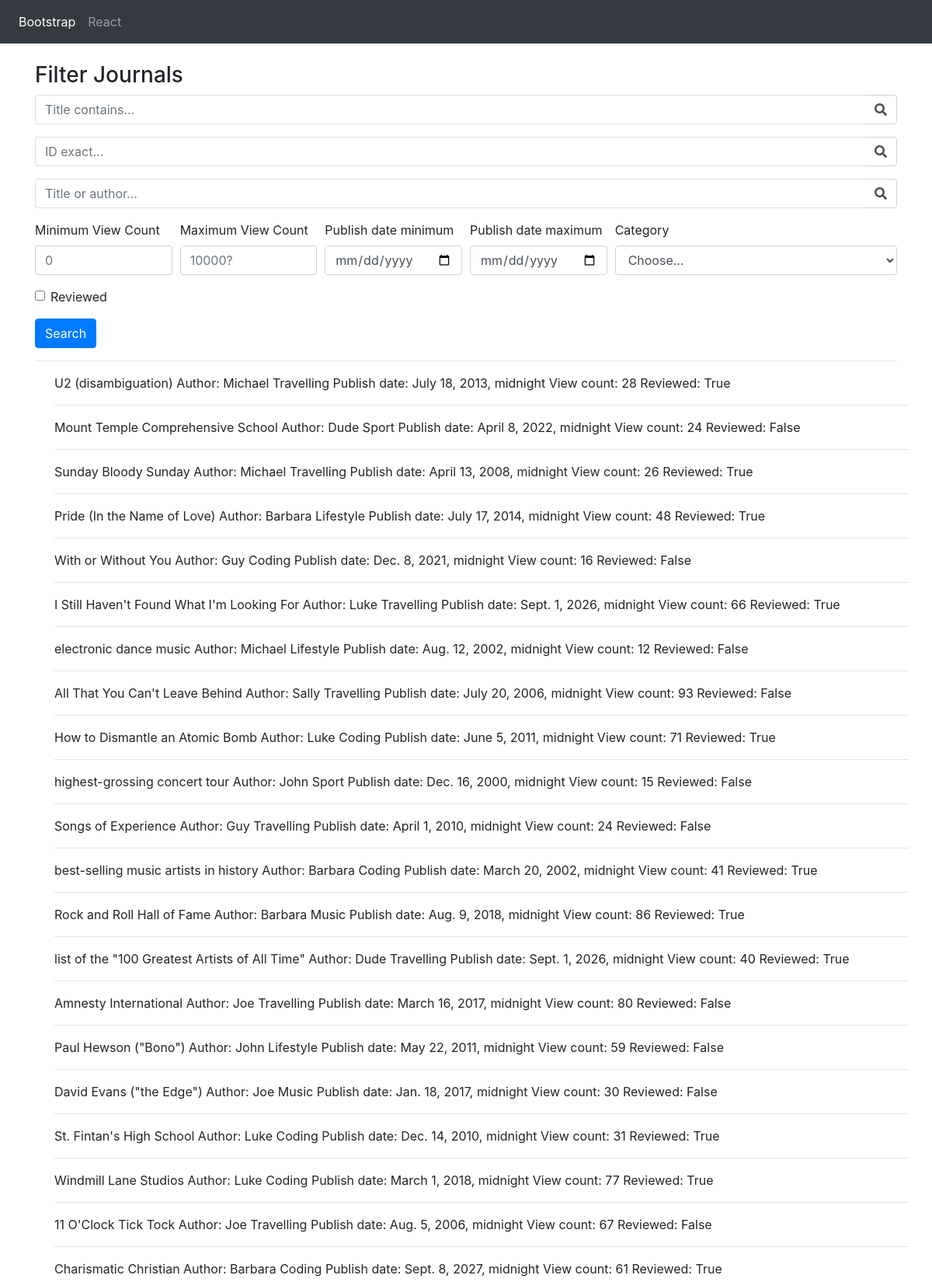
The page / (upper part) on the database its author committed.
### core/models.py (models this page shows, shortened)
class Journal(models.Model):
    title = models.CharField(max_length=120)
    author = models.ForeignKey(Author, on_delete=models.CASCADE)
    categories = models.ManyToManyField(Category)
    publish_date = models.DateTimeField()
    views = models.IntegerField(default=0)
    reviewed = models.BooleanField(default=False)

class Author(models.Model):
    name = models.CharField(max_length=30)

class Category(models.Model):
    name = models.CharField(max_length=20)
    def __str__(self):
        return self.name

### core/views.py (the view)
# urls.py: path('', BootstrapFilterView, name='bootstrap')
def BootstrapFilterView(request):
    qs = Journal.objects.all()
    title_contains_query = request.GET.get('title_contains')
    id_exact_query = request.GET.get('id_exact')
    title_or_author_query = request.GET.get('title_or_author')
    view_count_min = request.GET.get('view_count_min')
    view_count_max = request.GET.get('view_count_max')
    date_min = request.GET.get('date_min')
    date_max = request.GET.get('date_max')
    if is_valid_queryparam(title_contains_query):
        qs = qs.filter(title__icontains=title_contains_query)
    elif is_valid_queryparam(id_exact_query):
        qs = qs.filter(id=id_exact_query)
    elif is_valid_queryparam(title_or_author_query):
        qs = qs.filter(Q(title__icontains=title_or_author_query)
                       | Q(author__name__icontains=title_or_author_query)
                       ).distinct()
    if is_valid_queryparam(view_count_min):
        qs = qs.filter(views__gte=view_count_min)
    if is_valid_queryparam(view_count_max):
        qs = qs.filter(views__lt=view_count_max)
    if is_valid_queryparam(date_min):
        qs = qs.filter(publish_date__gte=date_min)
    if is_valid_queryparam(date_max):
        qs = qs.filter(publish_date__lt=date_max)
    context = {
        'queryset': qs
    }
    return render(request, "bootstrap_form.html", context)

### core/views.py (called while the page is built)
def is_valid_queryparam(param):
    return param != '' and param is not None

### templates/bootstrap_form.html (shortened to what this page needs)
{% load static %}
<!doctype html>
<html lang="en">
  <head>
    <link rel="stylesheet" href="https://stackpath.bootstrapcdn.com/bootstrap/4.3.1/css/bootstrap.min.css">
    <link rel="stylesheet" href="{% static 'template.css' %}">
    <link rel="stylesheet" href="https://use.fontawesome.com/releases/v5.8.1/css/all.css">
  </head>
  <body>
    <nav class="navbar navbar-expand-md navbar-dark bg-dark fixed-top">
        <div class="collapse navbar-collapse" id="navbarsExampleDefault">
            <ul class="navbar-nav mr-auto">
              <li class="nav-item active">
                  <a class="nav-link" href="#">Bootstrap</a>
              </li>
              <li class="nav-item">
                  <a class="nav-link" href="#">React</a>
              </li>
            </ul>
        </div>
    </nav>
    <main role="main" class="container">
      <h3>Filter Journals</h3>
      <form method="GET" action=".">
        <div class="form-row">
            <div class="form-group col-12">
                <div class="input-group">
                    <input class="form-control py-2 border-right-0 border" type="search" name="title_contains" placeholder="Title contains..." />
                    <span class="input-group-append">
                        <div class="input-group-text bg-transparent">
                            <i class="fa fa-search"></i>
                        </div>
                    </span>
                </div>
            </div>
        </div>
        <div class="form-row">
            <div class="form-group col-12">
                <div class="input-group">
                    <input class="form-control py-2 border-right-0 border" type="search" name="id_exact" placeholder="ID exact..." />
                    <span class="input-group-append">
                        <div class="input-group-text bg-transparent">
                            <i class="fa fa-search"></i>
                        </div>
                    </span>
                </div>
            </div>
        </div>
        <div class="form-row">
            <div class="form-group col-12">
                <div class="input-group">
                    <input class="form-control py-2 border-right-0 border" type="search" name="title_or_author" placeholder="Title or author..." />
                    <span class="input-group-append">
                        <div class="input-group-text bg-transparent">
                            <i class="fa fa-search"></i>
                        </div>
                    </span>
                </div>
            </div>
        </div>
        <div class="form-row">
          <div class="form-group col-md-2 col-lg-2">
            <label for="viewCountMin">Minimum View Count</label>
            <input type="number" min=0 class="form-control" id="viewCountMin" placeholder="0" name="view_count_min">
          </div>
          <div class="form-group col-md-2 col-lg-2">
            <label for="viewCountMax">Maximum View Count</label>
            <input type="number" min=0 class="form-control" id="viewCountMax" placeholder="10000?" name="view_count_max">
          </div>
          <div class="form-group col-md-2 col-lg-2">
            <label for="publishDateMin">Publish date minimum</label>
            <input type="date" class="form-control" id="publishDateMin" name="date_min">
          </div>
          <div class="form-group col-md-2 col-lg-2">
            <label for="publishDateMax">Publish date maximum</label>
            <input type="date" class="form-control" id="publishDateMax" name="date_max">
          </div>
          <div class="form-group col-md-4">
            <label for="category">Category</label>
            <select id="category" class="form-control" name="category">
              <option selected>Choose...</option>
            </select>
          </div>
        </div>
        <div class="form-group">
          <div class="form-check">
            <input class="form-check-input" type="checkbox" id="reviewed" name="reviewed">
            <label class="form-check-label" for="reviewed">
              Reviewed
            </label>
          </div>
        </div>
        <button type="submit" class="btn btn-primary">Search</button>
      </form>
      <hr />
      <div class="row">
        <ul>
          {% for journal in queryset %}
            <li>
              {{ journal.title }}
              <span>Author: {{ journal.author.name }}</span>
              <span>
                {% for cat in journal.categories.all %}
                  {{ cat }}
                {% endfor %}
              </span>
              <span>Publish date: {{ journal.publish_date }}</span>
              <span>View count: {{ journal.views }}</span>
              <span>Reviewed: {{ journal.reviewed }}</span>
            </li>
            <hr />
          {% endfor %}
        </ul>
      </div>
    </main>
</body>
</html>

### static/template.css (style rules this page uses)
body { margin-top: 5rem; }
ul { list-style-type: none; }

### rows shown on the page
Journal: title "U2 (disambiguation)", author.name "Michael", publish_date "July 18, 2013, midnight", views "28", reviewed "True"
Category: name "Travelling"
Journal: title "Mount Temple Comprehensive School", author.name "Dude", publish_date "April 8, 2022, midnight", views "24", reviewed "False"
Category: name "Sport"
Journal: title "Sunday Bloody Sunday", author.name "Michael", publish_date "April 13, 2008, midnight", views "26", reviewed "True"
Journal: title "Pride (In the Name of Love)", author.name "Barbara", publish_date "July 17, 2014, midnight", views "48", reviewed "True"
Category: name "Lifestyle"
Journal: title "With or Without You", author.name "Guy", publish_date "Dec. 8, 2021, midnight", views "16", reviewed "False"
Category: name "Coding"
Journal: title "I Still Haven't Found What I'm Looking For", author.name "Luke", publish_date "Sept. 1, 2026, midnight", views "66", reviewed "True"
Journal: title "electronic dance music", author.name "Michael", publish_date "Aug. 12, 2002, midnight", views "12", reviewed "False"
Journal: title "All That You Can't Leave Behind", author.name "Sally", publish_date "July 20, 2006, midnight", views "93", reviewed "False"
Journal: title "How to Dismantle an Atomic Bomb", author.name "Luke", publish_date "June 5, 2011, midnight", views "71", reviewed "True"
Journal: title "highest-grossing concert tour", author.name "John", publish_date "Dec. 16, 2000, midnight", views "15", reviewed "False"
Journal: title "Songs of Experience", author.name "Guy", publish_date "April 1, 2010, midnight", views "24", reviewed "False"
Journal: title "best-selling music artists in history", author.name "Barbara", publish_date "March 20, 2002, midnight", views "41", reviewed "True"
Journal: title "Rock and Roll Hall of Fame", author.name "Barbara", publish_date "Aug. 9, 2018, midnight", views "86", reviewed "True"
Category: name "Music"
Journal: title "list of the \"100 Greatest Artists of All Time\"", author.name "Dude", publish_date "Sept. 1, 2026, midnight", views "40", reviewed "True"
Journal: title "Amnesty International", author.name "Joe", publish_date "March 16, 2017, midnight", views "80", reviewed "False"
Journal: title "Paul Hewson (\"Bono\")", author.name "John", publish_date "May 22, 2011, midnight", views "59", reviewed "False"
Journal: title "David Evans (\"the Edge\")", author.name "Joe", publish_date "Jan. 18, 2017, midnight", views "30", reviewed "False"
Journal: title "St. Fintan's High School", author.name "Luke", publish_date "Dec. 14, 2010, midnight", views "31", reviewed "True"
Journal: title "Windmill Lane Studios", author.name "Luke", publish_date "March 1, 2018, midnight", views "77", reviewed "True"
Journal: title "11 O'Clock Tick Tock", author.name "Joe", publish_date "Aug. 5, 2006, midnight", views "67", reviewed "False"
Journal: title "Charismatic Christian", author.name "Barbara", publish_date "Sept. 8, 2027, midnight", views "61", reviewed "True"
